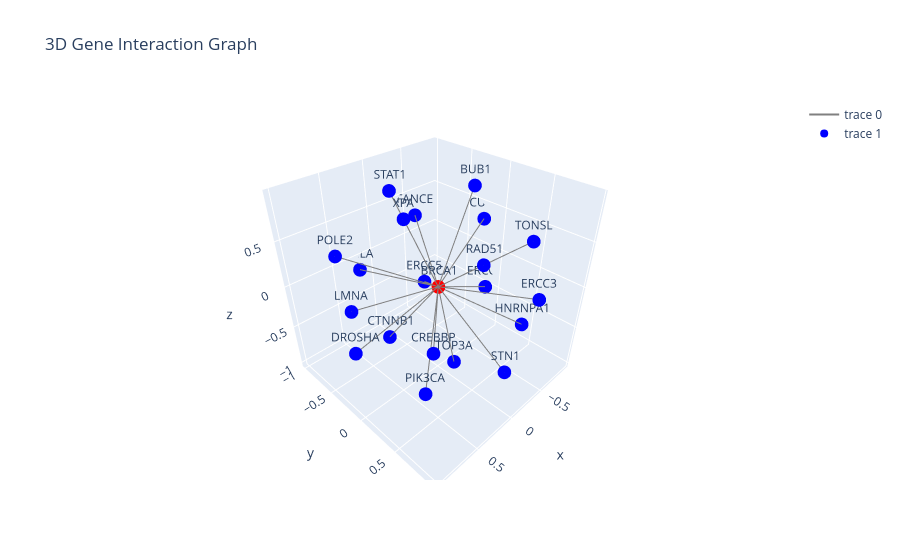

Source (notebook cell):
### Code cell
# ==========================================
# 9. 3D VISUALIZATION (INTERACTIVE)
# ==========================================
pos_3d = nx.spring_layout(G, dim=3, seed=42)

edge_x, edge_y, edge_z = [], [], []
for e in G.edges():
    x0,y0,z0 = pos_3d[e[0]]
    x1,y1,z1 = pos_3d[e[1]]
    edge_x += [x0,x1,None]
    edge_y += [y0,y1,None]
    edge_z += [z0,z1,None]

node_x = [pos_3d[n][0] for n in G.nodes()]
node_y = [pos_3d[n][1] for n in G.nodes()]
node_z = [pos_3d[n][2] for n in G.nodes()]

fig = go.Figure()

fig.add_trace(go.Scatter3d(
    x=edge_x, y=edge_y, z=edge_z,
    mode='lines',
    line=dict(width=2, color='gray')
))

fig.add_trace(go.Scatter3d(
    x=node_x, y=node_y, z=node_z,
    mode='markers+text',
    text=list(G.nodes()),
    marker=dict(
        size=8,
        color=['red' if n==TARGET_GENE else 'blue' for n in G.nodes()]
    )
))

fig.update_layout(title="3D Gene Interaction Graph")
fig.show()

### Figure 1 — Plotly figure (JSON) as saved in the notebook; plotly's stock layout.template omitted (floating-point values rounded to 4 significant figures)
{"data": [{"line": {"color": "gray", "width": 2}, "mode": "lines", "type": "scatter3d", "x": [-0.2618, -0.00168, null, -0.00168, -0.7962, null, -0.00168, 0.6732, null, -0.00168, 0.8412, null, -0.00168, -0.9385, null, -0.00168, 0.456, null, -0.00168, -0.8847, null, -0.00168, 0.04822, null, -0.00168, -0.1282, null, -0.00168, 0.2161, null, -0.00168, 0.7464, null, -0.00168, -0.4871, null, -0.00168, 0.2101, null, -0.00168, -0.6645, null, -0.00168, 0.9923, null, -0.00168, 0.03613, null, -0.00168, 0.2409, null, -0.00168, 0.6035, null, -0.00168, -0.4995, null, -0.00168, -0.4018, null], "y": [0.9554, 0.001289, null, 0.001289, 0.4979, null, 0.001289, -0.6792, null, 0.001289, -0.2775, null, 0.001289, -0.2333, null, 0.001289, 0.06121, null, 0.001289, -0.1085, null, 0.001289, 0.8975, null, 0.001289, 0.1225, null, 0.001289, -0.5379, null, 0.001289, 0.6866, null, 0.001289, -0.8411, null, 0.001289, -0.9847, null, 0.001289, 0.573, null, 0.001289, -0.01463, null, 0.001289, -0.6192, null, 0.001289, 0.7237, null, 0.001289, 0.4368, null, 0.001289, -0.7199, null, 0.001289, 0.05994, null], "z": [0.2077, 0.001231, null, 0.001231, 0.3829, null, 0.001231, 0.3419, null, 0.001231, -0.5028, null, 0.001231, 0.3185, null, 0.001231, 0.9068, null, 0.001231, -0.4863, null, 0.001231, -0.4798, null, 0.001231, -1, null, 0.001231, -0.8374, null, 0.001231, 0.07301, null, 0.001231, 0.3053, null, 0.001231, -0.1534, null, 0.001231, -0.5216, null, 0.001231, 0.2342, null, 0.001231, 0.8135, null, 0.001231, 0.6777, null, 0.001231, -0.6958, null, 0.001231, -0.523, null, 0.001231, 0.9374, null]}, {"marker": {"color": ["blue", "red", "blue", "blue", "blue", "blue", "blue", "blue", "blue", "blue", "blue", "blue", "blue", "blue", "blue", "blue", "blue", "blue", "blue", "blue", "blue"], "size": 8}, "mode": "markers+text", "text": ["ERCC3", "BRCA1", "TONSL", "POLE2", "DROSHA", "CUL7", "XPA", "ERCC2", "STN1", "TOP3A", "CTNNB1", "CREBBP", "FANCE", "RELA", "HNRNPA1", "LMNA", "STAT1", "RAD51", "PIK3CA", "ERCC5", "BUB1"], "type": "scatter3d", "x": [-0.2618, -0.00168, -0.7962, 0.6732, 0.8412, -0.9385, 0.456, -0.8847, 0.04822, -0.1282, 0.2161, 0.7464, -0.4871, 0.2101, -0.6645, 0.9923, 0.03613, 0.2409, 0.6035, -0.4995, -0.4018], "y": [0.9554, 0.001289, 0.4979, -0.6792, -0.2775, -0.2333, 0.06121, -0.1085, 0.8975, 0.1225, -0.5379, 0.6866, -0.8411, -0.9847, 0.573, -0.01463, -0.6192, 0.7237, 0.4368, -0.7199, 0.05994], "z": [0.2077, 0.001231, 0.3829, 0.3419, -0.5028, 0.3185, 0.9068, -0.4863, -0.4798, -1, -0.8374, 0.07301, 0.3053, -0.1534, -0.5216, 0.2342, 0.8135, 0.6777, -0.6958, -0.523, 0.9374]}], "layout": {"title": {"text": "3D Gene Interaction Graph"}}}
